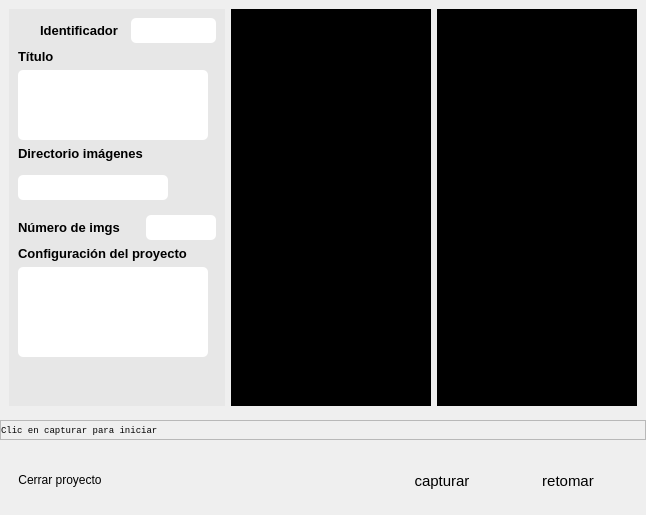
            <widget class="QWidget" name="escanerPage">
             <property name="styleSheet">
              <string notr="true"/>
             </property>
             <layout class="QHBoxLayout" name="horizontalLayout_5">
              <property name="spacing">
               <number>0</number>
              </property>
              <property name="leftMargin">
               <number>0</number>
              </property>
              <property name="topMargin">
               <number>0</number>
              </property>
              <property name="rightMargin">
               <number>0</number>
              </property>
              <property name="bottomMargin">
               <number>0</number>
              </property>
              <item>
               <widget class="QWidget" name="layoutEscan" native="true">
                <property name="styleSheet">
                 <string notr="true"/>
                </property>
                <layout class="QVBoxLayout" name="verticalLayout_3">
                 <property name="spacing">
                  <number>5</number>
                 </property>
                 <property name="leftMargin">
                  <number>0</number>
                 </property>
                 <property name="topMargin">
                  <number>0</number>
                 </property>
                 <property name="rightMargin">
                  <number>0</number>
                 </property>
                 <property name="bottomMargin">
                  <number>0</number>
                 </property>
                 <item>
                  <widget class="QWidget" name="widget_2" native="true">
                   <property name="sizePolicy">
                    <sizepolicy hsizetype="Expanding" vsizetype="Expanding">
                     <horstretch>0</horstretch>
                     <verstretch>0</verstretch>
                    </sizepolicy>
                   </property>
                   <property name="minimumSize">
                    <size>
                     <width>0</width>
                     <height>0</height>
                    </size>
                   </property>
                   <property name="styleSheet">
                    <string notr="true">background-color: transparent;</string>
                   </property>
                   <layout class="QHBoxLayout" name="horizontalLayout_6">
                    <property name="spacing">
                     <number>6</number>
                    </property>
                    <item>
                     <widget class="QWidget" name="controlPanel" native="true">
                      <property name="minimumSize">
                       <size>
                        <width>210</width>
                        <height>0</height>
                       </size>
                      </property>
                      <property name="maximumSize">
                       <size>
                        <width>225</width>
                        <height>16777215</height>
                       </size>
                      </property>
                      <property name="styleSheet">
                       <string notr="true">background-color: rgb(231, 231, 231);</string>
                      </property>
                      <layout class="QVBoxLayout" name="verticalLayout_18">
                       <item>
                        <layout class="QGridLayout" name="gridLayout_2">
                         <item row="0" column="0">
                          <widget class="QLabel" name="titulelementoIDLabel">
                           <property name="enabled">
                            <bool>true</bool>
                           </property>
                           <property name="minimumSize">
                            <size>
                             <width>16</width>
                             <height>16</height>
                            </size>
                           </property>
                           <property name="maximumSize">
                            <size>
                             <width>16</width>
                             <height>16</height>
                            </size>
                           </property>
                           <property name="font">
                            <font>
                             <pointsize>10</pointsize>
                             <weight>75</weight>
                             <bold>true</bold>
                            </font>
                           </property>
                           <property name="cursor">
                            <cursorShape>ArrowCursor</cursorShape>
                           </property>
                           <property name="styleSheet">
                            <string notr="true">background-color: rgba(255, 255, 255, 0);</string>
                           </property>
                           <property name="text">
                            <string/>
                           </property>
                           <property name="pixmap">
                            <pixmap>imgs/icons/list-interface-symbol.svg</pixmap>
                           </property>
                           <property name="scaledContents">
                            <bool>true</bool>
                           </property>
                          </widget>
                         </item>
                         <item row="0" column="2">
                          <widget class="QLabel" name="elementoIDLabel">
                           <property name="minimumSize">
                            <size>
                             <width>75</width>
                             <height>25</height>
                            </size>
                           </property>
                           <property name="maximumSize">
                            <size>
                             <width>190</width>
                             <height>25</height>
                            </size>
                           </property>
                           <property name="styleSheet">
                            <string notr="true">background-color: rgb(255, 255, 255);
border-radius: 5px;</string>
                           </property>
                           <property name="text">
                            <string/>
                           </property>
                          </widget>
                         </item>
                         <item row="0" column="1">
                          <widget class="QLabel" name="titulelementoTituloLabel_2">
                           <property name="font">
                            <font>
                             <pointsize>10</pointsize>
                             <weight>75</weight>
                             <bold>true</bold>
                            </font>
                           </property>
                           <property name="styleSheet">
                            <string notr="true">background-color: rgba(255, 255, 255, 0);</string>
                           </property>
                           <property name="text">
                            <string>Identificador</string>
                           </property>
                          </widget>
                         </item>
                        </layout>
                       </item>
                       <item>
                        <widget class="QLabel" name="titulelementoTituloLabel">
                         <property name="font">
                          <font>
                           <pointsize>10</pointsize>
                           <weight>75</weight>
                           <bold>true</bold>
                          </font>
                         </property>
                         <property name="styleSheet">
                          <string notr="true">background-color: rgba(255, 255, 255, 0);</string>
                         </property>
                         <property name="text">
                          <string>Título</string>
                         </property>
                        </widget>
                       </item>
                       <item>
                        <widget class="QLabel" name="elementoTituloLabel">
                         <property name="minimumSize">
                          <size>
                           <width>190</width>
                           <height>70</height>
                          </size>
                         </property>
                         <property name="maximumSize">
                          <size>
                           <width>190</width>
                           <height>70</height>
                          </size>
                         </property>
                         <property name="styleSheet">
                          <string notr="true">background-color: rgb(255, 255, 255);
border-radius: 5px;</string>
                         </property>
                         <property name="text">
                          <string/>
                         </property>
                         <property name="wordWrap">
                          <bool>true</bool>
                         </property>
                        </widget>
                       </item>
                       <item>
                        <widget class="QLabel" name="titulelementoTituloLabel_5">
                         <property name="font">
                          <font>
                           <pointsize>10</pointsize>
                           <weight>75</weight>
                           <bold>true</bold>
                          </font>
                         </property>
                         <property name="styleSheet">
                          <string notr="true">background-color: rgba(255, 255, 255, 0);</string>
                         </property>
                         <property name="text">
                          <string>Directorio imágenes</string>
                         </property>
                        </widget>
                       </item>
                       <item>
                        <layout class="QGridLayout" name="gridLayout_4">
                         <item row="0" column="0">
                          <widget class="QLabel" name="directorio_elementos">
                           <property name="minimumSize">
                            <size>
                             <width>150</width>
                             <height>25</height>
                            </size>
                           </property>
                           <property name="maximumSize">
                            <size>
                             <width>190</width>
                             <height>25</height>
                            </size>
                           </property>
                           <property name="styleSheet">
                            <string notr="true">background-color: rgb(255, 255, 255);
border-radius: 5px;</string>
                           </property>
                           <property name="text">
                            <string/>
                           </property>
                          </widget>
                         </item>
                         <item row="0" column="1">
                          <widget class="QPushButton" name="openFolderButton">
                           <property name="minimumSize">
                            <size>
                             <width>42</width>
                             <height>42</height>
                            </size>
                           </property>
                           <property name="maximumSize">
                            <size>
                             <width>42</width>
                             <height>42</height>
                            </size>
                           </property>
                           <property name="cursor">
                            <cursorShape>PointingHandCursor</cursorShape>
                           </property>
                           <property name="styleSheet">
                            <string notr="true">QPushButton {
	border-radius: 5px;
}

QPushButton::hover {
	background-color: rgb(182, 182, 182);
}
</string>
                           </property>
                           <property name="text">
                            <string/>
                           </property>
                           <property name="icon">
                            <iconset>
                             <normaloff>imgs/icons/open-black-folder-interface-symbol.svg</normaloff>imgs/icons/open-black-folder-interface-symbol.svg</iconset>
                           </property>
                           <property name="iconSize">
                            <size>
                             <width>24</width>
                             <height>24</height>
                            </size>
                           </property>
                          </widget>
                         </item>
                        </layout>
                       </item>
                       <item>
                        <layout class="QGridLayout" name="gridLayout_5">
                         <item row="0" column="0">
                          <widget class="QLabel" name="titulelementoTituloLabel_6">
                           <property name="font">
                            <font>
                             <pointsize>10</pointsize>
                             <weight>75</weight>
                             <bold>true</bold>
                            </font>
                           </property>
                           <property name="styleSheet">
                            <string notr="true">background-color: rgba(255, 255, 255, 0);</string>
                           </property>
                           <property name="text">
                            <string>Número de imgs</string>
                           </property>
                          </widget>
                         </item>
                         <item row="0" column="1">
                          <widget class="QLabel" name="cantidadimgsLabel">
                           <property name="minimumSize">
                            <size>
                             <width>70</width>
                             <height>25</height>
                            </size>
                           </property>
                           <property name="maximumSize">
                            <size>
                             <width>70</width>
                             <height>25</height>
                            </size>
                           </property>
                           <property name="styleSheet">
                            <string notr="true">background-color: rgb(255, 255, 255);
border-radius: 5px;</string>
                           </property>
                           <property name="text">
                            <string/>
                           </property>
                          </widget>
                         </item>
                        </layout>
                       </item>
                       <item>
                        <widget class="QLabel" name="configtitle">
                         <property name="font">
                          <font>
                           <pointsize>10</pointsize>
                           <weight>75</weight>
                           <bold>true</bold>
                          </font>
                         </property>
                         <property name="text">
                          <string>Configuración del proyecto</string>
                         </property>
                        </widget>
                       </item>
                       <item>
                        <widget class="QLabel" name="configLabel">
                         <property name="minimumSize">
                          <size>
                           <width>190</width>
                           <height>90</height>
                          </size>
                         </property>
                         <property name="maximumSize">
                          <size>
                           <width>190</width>
                           <height>90</height>
                          </size>
                         </property>
                         <property name="styleSheet">
                          <string notr="true">background-color: rgb(255, 255, 255);
border-radius: 5px;</string>
                         </property>
                         <property name="text">
                          <string/>
                         </property>
                         <property name="wordWrap">
                          <bool>true</bool>
                         </property>
                        </widget>
                       </item>
                       <item>
                        <spacer name="verticalSpacer">
                         <property name="orientation">
                          <enum>Qt::Vertical</enum>
                         </property>
                         <property name="sizeHint" stdset="0">
                          <size>
                           <width>20</width>
                           <height>40</height>
                          </size>
                         </property>
                        </spacer>
                       </item>
                      </layout>
                     </widget>
                    </item>
                    <item>
                     <widget class="QLabel" name="imagenizqLabel">
                      <property name="minimumSize">
                       <size>
                        <width>200</width>
                        <height>266</height>
                       </size>
                      </property>
                      <property name="maximumSize">
                       <size>
                        <width>600</width>
                        <height>800</height>
                       </size>
                      </property>
                      <property name="styleSheet">
                       <string notr="true">background-color: rgb(0, 0, 0);</string>
                      </property>
                      <property name="text">
                       <string/>
                      </property>
                      <property name="scaledContents">
                       <bool>true</bool>
                      </property>
                     </widget>
                    </item>
                    <item>
                     <widget class="QLabel" name="imagederLabel">
                      <property name="minimumSize">
                       <size>
                        <width>200</width>
                        <height>266</height>
                       </size>
                      </property>
                      <property name="maximumSize">
                       <size>
                        <width>600</width>
                        <height>800</height>
                       </size>
                      </property>
                      <property name="styleSheet">
                       <string notr="true">background-color: rgb(0, 0, 0);</string>
                      </property>
                      <property name="text">
                       <string/>
                      </property>
                      <property name="scaledContents">
                       <bool>true</bool>
                      </property>
                     </widget>
                    </item>
                   </layout>
                  </widget>
                 </item>
                 <item>
                  <widget class="QFrame" name="statusbar">
                   <property name="minimumSize">
                    <size>
                     <width>0</width>
                     <height>20</height>
                    </size>
                   </property>
                   <property name="styleSheet">
                    <string notr="true"/>
                   </property>
                   <property name="frameShape">
                    <enum>QFrame::StyledPanel</enum>
                   </property>
                   <property name="frameShadow">
                    <enum>QFrame::Raised</enum>
                   </property>
                   <layout class="QHBoxLayout" name="horizontalLayout_12">
                    <property name="spacing">
                     <number>0</number>
                    </property>
                    <property name="leftMargin">
                     <number>0</number>
                    </property>
                    <property name="topMargin">
                     <number>0</number>
                    </property>
                    <property name="rightMargin">
                     <number>0</number>
                    </property>
                    <property name="bottomMargin">
                     <number>0</number>
                    </property>
                    <item>
                     <widget class="QLabel" name="statusLabel">
                      <property name="font">
                       <font>
                        <family>Consolas</family>
                        <pointsize>7</pointsize>
                       </font>
                      </property>
                      <property name="styleSheet">
                       <string notr="true">color: rgba(0, 0, 0, .8);</string>
                      </property>
                      <property name="text">
                       <string>Clic en capturar para iniciar</string>
                      </property>
                      <property name="wordWrap">
                       <bool>true</bool>
                      </property>
                      <property name="margin">
                       <number>4</number>
                      </property>
                     </widget>
                    </item>
                   </layout>
                  </widget>
                 </item>
                 <item>
                  <widget class="QWidget" name="captureControl" native="true">
                   <property name="minimumSize">
                    <size>
                     <width>0</width>
                     <height>70</height>
                    </size>
                   </property>
                   <property name="maximumSize">
                    <size>
                     <width>16777215</width>
                     <height>70</height>
                    </size>
                   </property>
                   <property name="styleSheet">
                    <string notr="true">QWidget {background-color: transparent;}

QPushButton {
	color:  rgba(0, 0, 0, .7);
	background-color: transparent;
	background-repeat: no-repeat;
	border: none;
}

QPushButton::hover {background-color: rgba(242, 120, 75, .7);}

QPushButton::pressed {background-color: rgba(242, 120, 75, 1);}</string>
                   </property>
                   <layout class="QHBoxLayout" name="horizontalLayout_7">
                    <item>
                     <widget class="QStackedWidget" name="controlesCamstackedWidget">
                      <property name="minimumSize">
                       <size>
                        <width>200</width>
                        <height>0</height>
                       </size>
                      </property>
                      <property name="currentIndex">
                       <number>0</number>
                      </property>
                      <widget class="QWidget" name="captura">
                       <layout class="QHBoxLayout" name="horizontalLayout_10">
                        <item>
                         <widget class="QPushButton" name="finalizarButton">
                          <property name="cursor">
                           <cursorShape>PointingHandCursor</cursorShape>
                          </property>
                          <property name="text">
                           <string>Cerrar proyecto</string>
                          </property>
                          <property name="icon">
                           <iconset>
                            <normaloff>imgs/icons/square-with-verification-sign.svg</normaloff>imgs/icons/square-with-verification-sign.svg</iconset>
                          </property>
                          <property name="iconSize">
                           <size>
                            <width>32</width>
                            <height>32</height>
                           </size>
                          </property>
                         </widget>
                        </item>
                        <item>
                         <spacer name="horizontalSpacer_3">
                          <property name="orientation">
                           <enum>Qt::Horizontal</enum>
                          </property>
                          <property name="sizeHint" stdset="0">
                           <size>
                            <width>40</width>
                            <height>20</height>
                           </size>
                          </property>
                         </spacer>
                        </item>
                        <item>
                         <widget class="QPushButton" name="capturaButton">
                          <property name="minimumSize">
                           <size>
                            <width>120</width>
                            <height>35</height>
                           </size>
                          </property>
                          <property name="maximumSize">
                           <size>
                            <width>16777215</width>
                            <height>35</height>
                           </size>
                          </property>
                          <property name="font">
                           <font>
                            <pointsize>11</pointsize>
                           </font>
                          </property>
                          <property name="cursor">
                           <cursorShape>PointingHandCursor</cursorShape>
                          </property>
                          <property name="text">
                           <string>capturar</string>
                          </property>
                          <property name="icon">
                           <iconset>
                            <normaloff>imgs/icons/camera-to-take-photos_black.svg</normaloff>imgs/icons/camera-to-take-photos_black.svg</iconset>
                          </property>
                          <property name="iconSize">
                           <size>
                            <width>32</width>
                            <height>32</height>
                           </size>
                          </property>
                          <property name="shortcut">
                           <string>B</string>
                          </property>
                         </widget>
                        </item>
                        <item>
                         <widget class="QPushButton" name="resetButton">
                          <property name="minimumSize">
                           <size>
                            <width>120</width>
                            <height>35</height>
                           </size>
                          </property>
                          <property name="maximumSize">
                           <size>
                            <width>16777215</width>
                            <height>35</height>
                           </size>
                          </property>
                          <property name="font">
                           <font>
                            <pointsize>11</pointsize>
                           </font>
                          </property>
                          <property name="cursor">
                           <cursorShape>PointingHandCursor</cursorShape>
                          </property>
                          <property name="text">
                           <string>retomar</string>
                          </property>
                          <property name="icon">
                           <iconset>
                            <normaloff>imgs/icons/undo-circular-arrow.svg</normaloff>imgs/icons/undo-circular-arrow.svg</iconset>
                          </property>
                          <property name="iconSize">
                           <size>
                            <width>32</width>
                            <height>32</height>
                           </size>
                          </property>
                          <property name="shortcut">
                           <string>Backspace</string>
                          </property>
                         </widget>
                        </item>
                       </layout>
                      </widget>
                      <widget class="QWidget" name="validar">
                       <layout class="QHBoxLayout" name="horizontalLayout_11">
                        <item>
                         <spacer name="horizontalSpacer_2">
                          <property name="orientation">
                           <enum>Qt::Horizontal</enum>
                          </property>
                          <property name="sizeHint" stdset="0">
                           <size>
                            <width>40</width>
                            <height>20</height>
                           </size>
                          </property>
                         </spacer>
                        </item>
                        <item>
                         <widget class="QLabel" name="capturando">
                          <property name="minimumSize">
                           <size>
                            <width>64</width>
                            <height>34</height>
                           </size>
                          </property>
                          <property name="maximumSize">
                           <size>
                            <width>64</width>
                            <height>34</height>
                           </size>
                          </property>
                          <property name="text">
                           <string>Capturando</string>
                          </property>
                         </widget>
                        </item>
                       </layout>
                      </widget>
                     </widget>
                    </item>
                   </layout>
                  </widget>
                 </item>
                </layout>
               </widget>
              </item>
             </layout>
            </widget>
